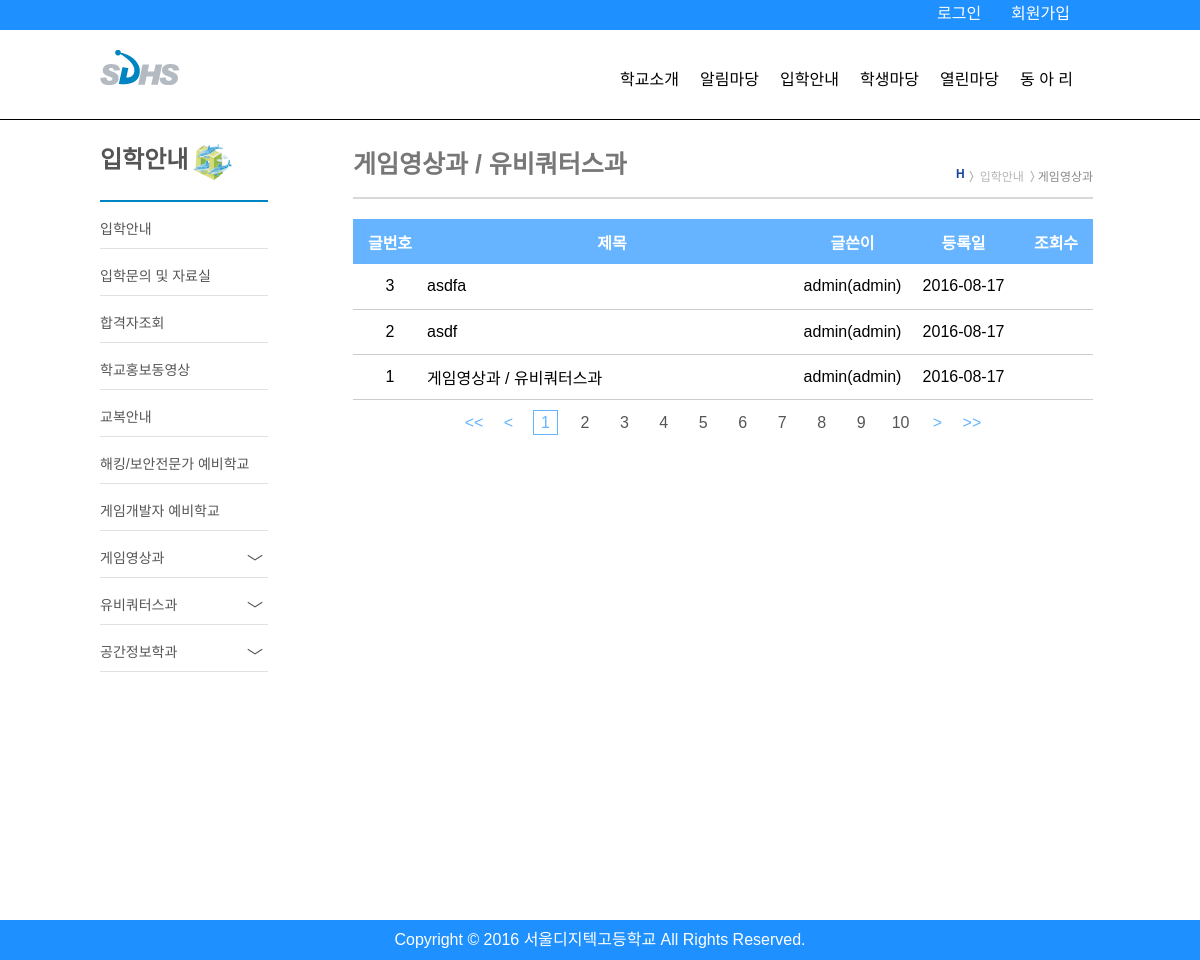
Screenshot of /guide/introduction_department.php with the database file from the repository.
### tables this page shows
CREATE TABLE IF NOT EXISTS `introduction` (
  `idx` int(11) NOT NULL AUTO_INCREMENT,
  `id` varchar(100) NOT NULL,
  `name` varchar(100) NOT NULL,
  `title` varchar(120) NOT NULL,
  `content` varchar(300) NOT NULL,
  `date` date NOT NULL,
  PRIMARY KEY (`idx`)
);

### guide/introduction_department.php (the view, shortened to what this page needs)
<!doctype html>
<html lang="kr">
 <head>
  <link rel="stylesheet" type="text/css" href="../css/boardlist.css" />
  <link rel="stylesheet" type="text/css" href="../css/style.css" />
  <link rel="stylesheet" type="text/css" href="../css/common.css" />
 </head>
 <body>
  <?php
	require_once("./config.php");
	$sql = "select idx,id,name,title,date from introduction order by idx desc";
	$result = $pdo-> query($sql);
	$rows = $result -> fetchall();
	?>
 <header>
 <?php
	include('../header.php');
 ?>
 </header>
 <main>
	<?php
		include("./lnb.php");
	?>
	<div class="content">
		<div class="sub-title-area">
		<ul>
			<li>H</li>
			<li>입학안내</li>
			<li>게임영상과</li>
		</ul>
		<h4 class="content_title">게임영상과 / 유비쿼터스과</h4>
		</div>
		<table class="board_list">
			<colgroup>
				<col style="width: 10%;">
				<col style="width: 50%;">
				<col style="width: 15%;">
				<col style="width: 15%;">
				<col style="width: 10%;">
			</colgroup>
			<thead>
				<tr>
					<th class="bidx">글번호</th>
					<th class="btitle">제목</th>
					<th class="bwriter">글쓴이</th>
					<th class="bdate">등록일</th>
					<th class="bcount">조회수</th>
				</tr>
			</thead>
			<tbody>
			<?php
				foreach($rows as $row){
			?>
				<tr>
					<td class="bidx"><?=$row['idx']?></td>
					<?php
					if($_SESSION['id']==true){
					?>
					<td class="btitle"><a href="./sh_intro.php?idx=<?=$row['idx']?>"><?=$row['title']?></td>
					<?php
					}else{
					?>
					<td class="btitle"><a href="javascript:window.alert('\n로그인 후 이용해주세요 \n')"><?=$row['title']?></td>
					<?php
					}
					?>
					<td class="bwriter"><?=$row['name']?>(<?=$row['id']?>)</td>
					<td class="bdate"><?=$row['date']?></td>
					<td class="bcount"></td>
				</tr>
			<?php
			}
			?>
			</tbody>
		</table>
		<ul class="blinks">
			<li class="first"><a href="#">&lt;&lt;</a></li>
			<li class="prev"><a href="#">&lt;</a></li>
			<li class="current"><a href="#">1</a></li>
			<li><a href="#">2</a></li>
			<li><a href="#">3</a></li>
			<li><a href="#">4</a></li>
			<li><a href="#">5</a></li>
			<li><a href="#">6</a></li>
			<li><a href="#">7</a></li>
			<li><a href="#">8</a></li>
			<li><a href="#">9</a></li>
			<li><a href="#">10</a></li>
			<li class="next"><a href="#">&gt;</a></li>
			<li class="last"><a href="#">&gt;&gt;</a></li>
		</ul>
	</main>
	<?php
		include("../footer.php");
	?>
 </body>
</html>

### css/boardlist.css (style rules this page uses)
.board_list { width: 100%; margin:20px 0 10px; border-collapse: collapse; }
.board_list thead { background: #66b4ff; color: #fff; }
.board_list tbody { font-weight: normal; }
.board_list tr { height: 45px; }
.board_list tbody tr { border-bottom: 1px #ccc solid; }
.board_list tbody tr .bidx { text-align: center; }
.board_list tbody tr .btitle { text-align: left; }
.board_list tbody tr .bwriter { text-align: center; }
.board_list tbody tr .bdate { text-align: center; }
.board_list tbody tr .bcount { text-align: center; }
.blinks { width: auto; margin: 0 auto 20px; text-align: center;clear:both }
.blinks::after { display: block; content:''; clear: both; }
.blinks li { display: inline-block; width: 25px; height: 25px; text-align: center; line-height: 25px; margin:0 5px; }
.blinks li.current { color: #66b4ff; border: 1px #66b4ff solid; line-height: 23px; }
.blinks li.current a { color: #66b4ff; }
.blinks li.next, .blinks li.prev, .blinks li.last, .blinks li.first { color: #66b4ff; width: 20px; }
.blinks li a { display: inline-block; width: 100%; height: 100%; }

### css/style.css (style rules this page uses)
main { width: 1000px; }
.content { width:740px;float:left;margin-top: 20px; margin-left: 85px }
.content_title { border-bottom:2px solid #d8d8d8;padding:14px 0 17px 0;font-size:25px;margin-top:-10px;color:#777 }
.sub-title-area ul { float:right;font-size: 12px;margin-top: 37px }
.sub-title-area { margin-bottom: 10px; }
.sub-title-area li { float:left; background: url(/img/sub-title-direction.jpg) no-repeat; background-position: 0 4px; }
.sub-title-area ul>li:first-child { color: #19469d; font-weight: bold; padding: 0 4px; background: none; }
.sub-title-area ul>li:nth-child(2) { color: #b5b5b5; padding-left: 11px; padding-right: 6px }
.sub-title-area ul>li:last-child { color: #888; padding-left: 8px }

### css/common.css (style rules this page uses)
body { font-family: 'Noto Sans Korean', sans-serif; }
* { margin: 0; padding: 0; color:inherit; position: relative; box-sizing:border-box; }
main { margin:0 auto; overflow: hidden; display: block; min-height: 100vh; }
main::after, .content::after { content:''; display: block; clear: both; }
header { width: 100%; height: 120px; border-bottom:1px solid black; background-color: white; z-index: 1000; }

### rows the page displays
introduction: idx "3", title "asdfa", name "admin", id "admin", date "2016-08-17"
introduction: idx "2", title "asdf", name "admin", id "admin", date "2016-08-17"
introduction: idx "1", title "게임영상과 / 유비쿼터스과", name "admin", id "admin", date "2016-08-17"
